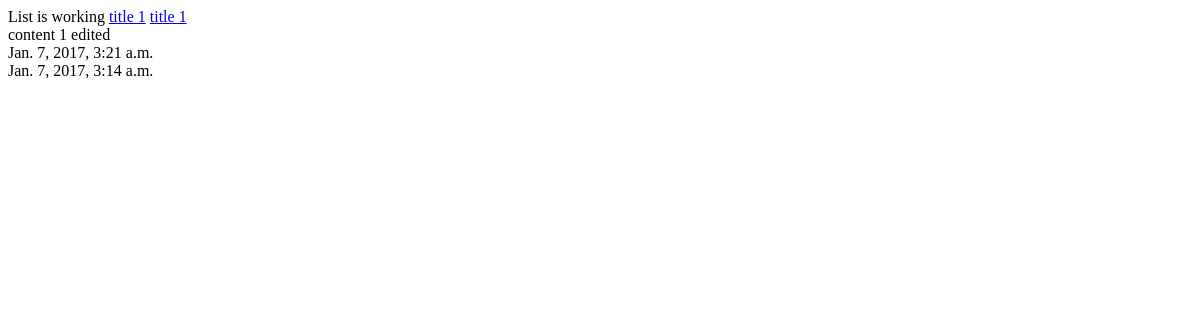
The app's page /posts/, older data.
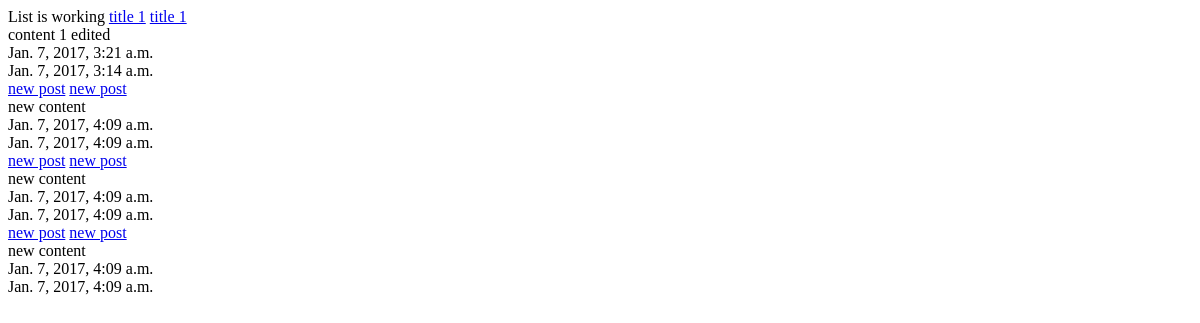
The same page, newer data.
### posts/models.py (models this page shows, shortened)
class Post(models.Model):
	title = models.CharField(max_length=120)
	content = models.TextField()
	update = models.DateTimeField(auto_now = True, auto_now_add=False)
	timestamp = models.DateTimeField(auto_now=False, auto_now_add=True)
	def get_absolute_url(self):
		return reverse('posts:detail', kwargs = {'id': self.id })

### posts/views.py (the view)
def post_list(request):
	queryset = Post.objects.all()
	context = {
			"object_list": queryset,
			"title": "List"
		}
	return render(request, 'index.html', context)

### posts/templates/index.html (shortened to what this page needs)
<!DOCTYPE html>
<html lang="en">
<head>
</head>
<body>
	{{title}} is working
	{% for i in object_list %}
		<a href="{% url 'posts:detail' id=i.id %}">{{ i.title}}</a>
		<a href="{{ i.get_absolute_url }}">{{ i.title}}</a>
		<div>{{ i.content }}</div>
		<div>{{ i.update }}</div>
		<div>{{ i.timestamp }}</div>
	{% endfor %}
</body>
</html>

Row changes from the older to the newer data that the page shows:
added Post: title "new post", content "new content", update "Jan. 7, 2017, 4:09 a.m.", timestamp "Jan. 7, 2017, 4:09 a.m."
added Post: title "new post", content "new content", update "Jan. 7, 2017, 4:09 a.m.", timestamp "Jan. 7, 2017, 4:09 a.m."
added Post: title "new post", content "new content", update "Jan. 7, 2017, 4:09 a.m.", timestamp "Jan. 7, 2017, 4:09 a.m."
